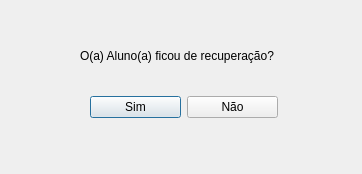
<?xml version="1.0" encoding="UTF-8"?>
<ui version="4.0">
 <class>novTre</class>
 <widget class="QDialog" name="novTre">
  <property name="geometry">
   <rect>
    <x>0</x>
    <y>0</y>
    <width>362</width>
    <height>174</height>
   </rect>
  </property>
  <property name="windowTitle">
   <string>Dialog</string>
  </property>
  <widget class="QLabel" name="label">
   <property name="geometry">
    <rect>
     <x>80</x>
     <y>20</y>
     <width>221</width>
     <height>71</height>
    </rect>
   </property>
   <property name="text">
    <string>O(a) Aluno(a) ficou de recuperação?</string>
   </property>
  </widget>
  <widget class="QWidget" name="layoutWidget">
   <property name="geometry">
    <rect>
     <x>90</x>
     <y>90</y>
     <width>188</width>
     <height>34</height>
    </rect>
   </property>
   <layout class="QHBoxLayout" name="horizontalLayout">
    <item>
     <widget class="QPushButton" name="pushButton">
      <property name="text">
       <string>Sim</string>
      </property>
     </widget>
    </item>
    <item>
     <widget class="QPushButton" name="pushButton_2">
      <property name="text">
       <string>Não</string>
      </property>
     </widget>
    </item>
   </layout>
  </widget>
 </widget>
 <resources/>
 <connections/>
</ui>
